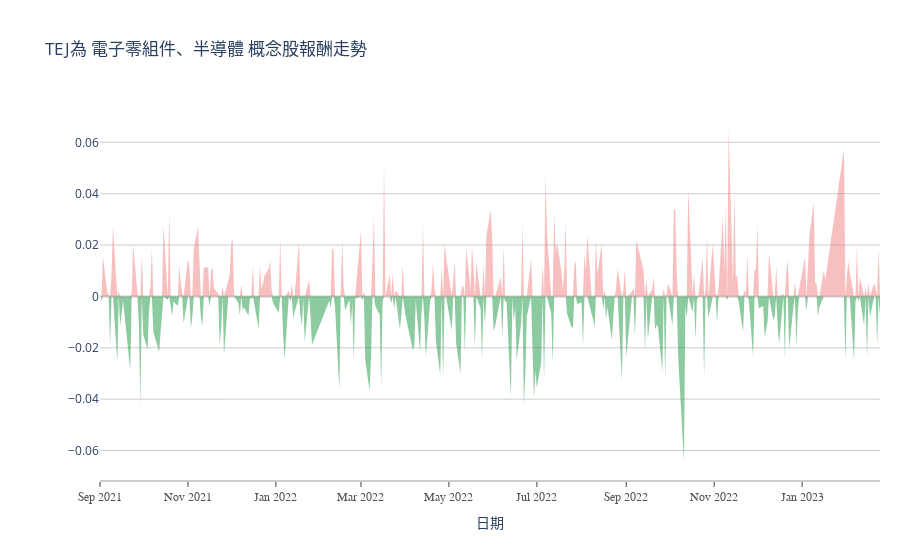

Notebook source saved alongside this figure:
### Code cell
mask = group_return['近一日漲跌％'] >= 0
group_return['ret_above'] = np.where(mask, group_return['近一日漲跌％'], 0)
group_return['ret_below'] = np.where(mask, 0, group_return['近一日漲跌％'])

fig = go.Figure(go.Scatter(
    y=group_return['ret_above'],
    x=group_return.date, 
    fill='tozeroy',
    fillcolor='rgba(240, 128, 128, 0.5)',
    opacity=0.5, 
    mode='none',
    text=group_return['近一日漲跌％']))

fig.add_trace(go.Scatter(
    y=group_return['ret_below'],
    x=group_return.date, 
    fill='tozeroy',
    fillcolor='rgba(26,150,65,0.5)',
    opacity=0.5, 
    mode='none',
    text=group_return['近一日漲跌％']))

fig.update_xaxes(
    showspikes=True, 
    spikecolor="rgb(204, 204, 204)", 
    spikemode="across", 
    spikethickness=0.1
    )

fig.update_layout(
#     hovermode='x',
    title = group_title,
    xaxis=dict(
        showline=True,
        showgrid=False,
        showticklabels=True,
        linecolor='rgb(204, 204, 204)',
        linewidth=2,
        ticks='outside',
        tickfont=dict(
            family='Arial',
            size=12,
            color='rgb(82, 82, 82)',
        ),
    ),
    yaxis=dict(
        showgrid=True,
        zeroline=True,
        zerolinecolor='rgb(204, 204, 204)',
        gridcolor='rgb(204, 204, 204)',
        showline=False,
        showticklabels=True,
    ),
    autosize=False,
    margin=dict(
        autoexpand=False,
        l=100,
        r=20,
        t=110,
    ),
    showlegend=False,
    plot_bgcolor='white'

)
fig.update_xaxes(title='日期')
fig.show()

### Figure 1 — Plotly figure (JSON) as saved in the notebook; plotly's stock layout.template omitted (floating-point values rounded to 4 significant figures; data arrays with more than 128 entries replaced by an {"elided": "..."} marker saying what was removed)
{"data": [{"fill": "tozeroy", "fillcolor": "rgba(240, 128, 128, 0.5)", "mode": "none", "opacity": 0.5, "text": {"elided": "361 float values"}, "type": "scatter", "x": {"elided": "361 str values"}, "y": {"elided": "361 float values"}}, {"fill": "tozeroy", "fillcolor": "rgba(26,150,65,0.5)", "mode": "none", "opacity": 0.5, "text": {"elided": "361 float values"}, "type": "scatter", "x": {"elided": "361 str values"}, "y": {"elided": "361 float values"}}], "layout": {"autosize": false, "margin": {"autoexpand": false, "l": 100, "r": 20, "t": 110}, "plot_bgcolor": "white", "showlegend": false, "title": {"text": "TEJ為 電子零組件、半導體 概念股報酬走勢"}, "xaxis": {"linecolor": "rgb(204, 204, 204)", "linewidth": 2, "showgrid": false, "showline": true, "showspikes": true, "showticklabels": true, "spikecolor": "rgb(204, 204, 204)", "spikemode": "across", "spikethickness": 0.1, "tickfont": {"color": "rgb(82, 82, 82)", "family": "Arial", "size": 12}, "ticks": "outside", "title": {"text": "日期"}}, "yaxis": {"gridcolor": "rgb(204, 204, 204)", "showgrid": true, "showline": false, "showticklabels": true, "zeroline": true, "zerolinecolor": "rgb(204, 204, 204)"}}}
